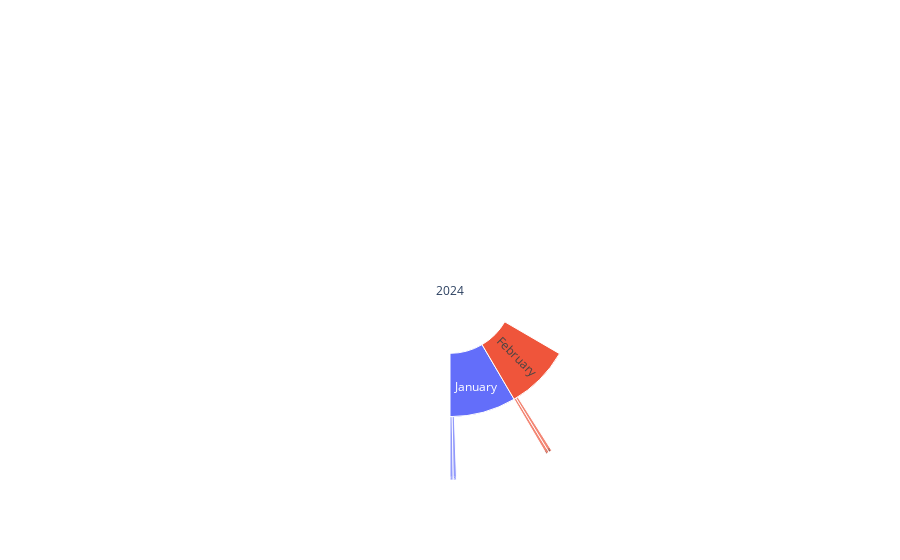

The code cell stored with this chart in its notebook:
### Code cell
del fig
labels = ["2024", "January", "February", "f1","f2", "j1", "j2"]
parents = ["", "2024", "2024", "January", "January", "February", "February"]
values = [366-31-29, 29, 28, 1, 1, 1, 1]
ids = labels

fig = go.Figure(go.Sunburst(values=values,
                            labels=labels,
                            parents=parents,
                            ids=ids,
                            sort=False,
                            branchvalues="remainder",
                           rotation=-90))
fig.update_layout(dict(height=1000))
fig.show()

### Figure 1 — Plotly figure (JSON) as saved in the notebook; plotly's stock layout.template omitted (floating-point values rounded to 4 significant figures)
{"data": [{"branchvalues": "remainder", "ids": ["2024", "January", "February", "f1", "f2", "j1", "j2"], "labels": ["2024", "January", "February", "f1", "f2", "j1", "j2"], "parents": ["", "2024", "2024", "January", "January", "February", "February"], "rotation": -90, "sort": false, "type": "sunburst", "values": [306, 29, 28, 1, 1, 1, 1]}], "layout": {"autosize": true}}
